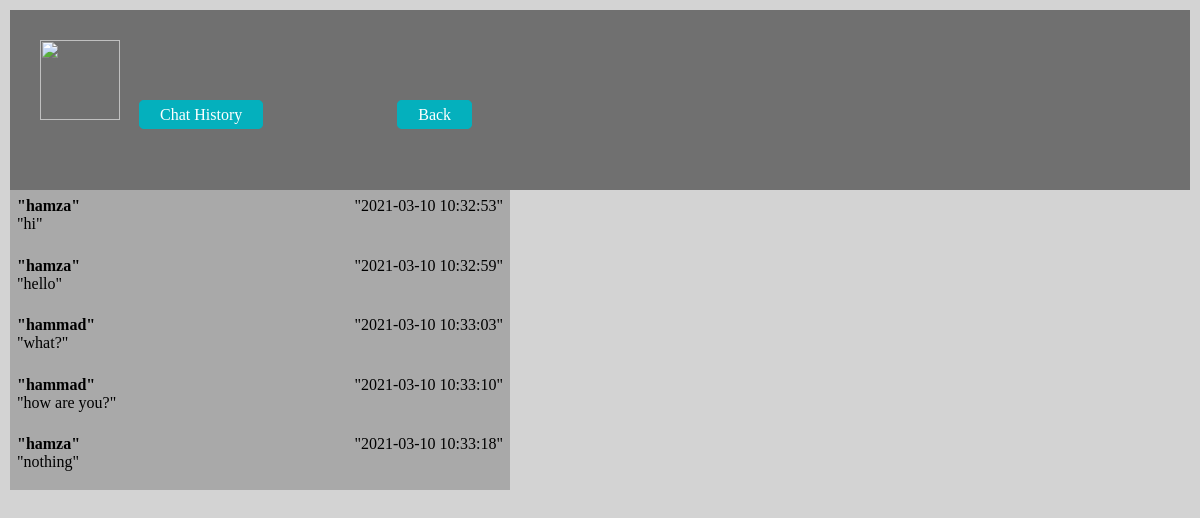
Page /chat_history.php (signed in) on the committed database.
### tables this page shows
CREATE TABLE `chat_history` (
  `id` int(11) NOT NULL,
  `user_id` int(11) NOT NULL,
  `msg` varchar(240) NOT NULL,
  `date_time` datetime NOT NULL
);

CREATE TABLE `users` (
  `user_id` int(50) NOT NULL,
  `username` varchar(50) NOT NULL,
  `email` varchar(50) NOT NULL,
  `password` varchar(50) NOT NULL,
  `confirm_password` varchar(50) NOT NULL,
  `login_status` tinyint(4) NOT NULL DEFAULT 0,
  `last_login` datetime NOT NULL,
  `profile_image` varchar(100) NOT NULL
);

### chat_history.php (the view, shortened to what this page needs)
<?php
include 'connection.php';
if(isset($_SESSION['userid']) || isset($_COOKIE['userid']))
{
$second_user = $_GET['id'];
$query ="SELECT users.username, chat_history.msg, chat_history.date_time
FROM users
INNER JOIN chat_history ON users.user_id = chat_history.user_id	";
$result = mysqli_query($con,$query);
$query1 ="SELECT * FROM `users` WHERE `user_id`= '$second_user'";
$result1 = mysqli_query($con,$query1);
$row1 = mysqli_fetch_array($result1);
}
else
{
    header('location: index.php');
}
?>
<!DOCTYPE html>
<html lang="en">
<head>
    <link rel="stylesheet" href="css/style.css">
</head>
<body>
    <div class="container">
        <div class="color">
        <div class="button-bar">
        <?php echo'
            <span style="font-size: 1.5em;">'.$row1['username'].'<img style="height: 80px; width: 80px; padding:15px;" src="'.$row1['profile_image'].'" alt=""></span>';
            ?>
            <?php
             echo ' <a href="chat_history.php?id='.$_GET['id'].'">Chat History</a>';
            ?>
            <a href="online.php">Back</a>
        </div>
        </div>
        <div class="message">
        <table id="chats">
           <tbody>
               <?php
               while($row=mysqli_fetch_array($result))
               {
               echo '
           <tr><td valign="top"><div><strong>"'.$row['username'].'"</strong></div><div>"'.$row['msg'].'"</div><td align="right" valign="top">"'.$row['date_time'].'"</td></tr>';
            }
           ?>
        </tbody>
        </table>
        </div>
    </div>
</body>
</html>

### css/style.css (style rules this page uses)
* { margin: 0px; padding: 0px; }
.container { height: 100vh; padding: 10px; background-color: lightgray; }
table { width: 35%; background-color: darkgrey; }
table td { padding: 10px; column-gap: 50px; }
.color { padding: 15px; height: 150px; background-color: rgb(112, 112, 112); }
.button-bar a { margin-right: 130px; padding: 5px 20px 5px 20px; border: 1px solid rgb(4, 176, 189); border-radius: 5px; color: white; text-decoration: none; background-color: rgb(4, 176, 189); }
#chats { width: 500px; height: 300px; }
#chats tr td { padding: 5px; column-gap: 5px; }
.message { background-color: grey; width: 500px; }

### rows in the picture
chat_history: user.username "hamza", msg "hi", date_time "2021-03-10 10:32:53"
chat_history: user.username "hamza", msg "hello", date_time "2021-03-10 10:32:59"
chat_history: user.username "hammad", msg "what?", date_time "2021-03-10 10:33:03"
chat_history: user.username "hammad", msg "how are you?", date_time "2021-03-10 10:33:10"
chat_history: user.username "hamza", msg "nothing", date_time "2021-03-10 10:33:18"
